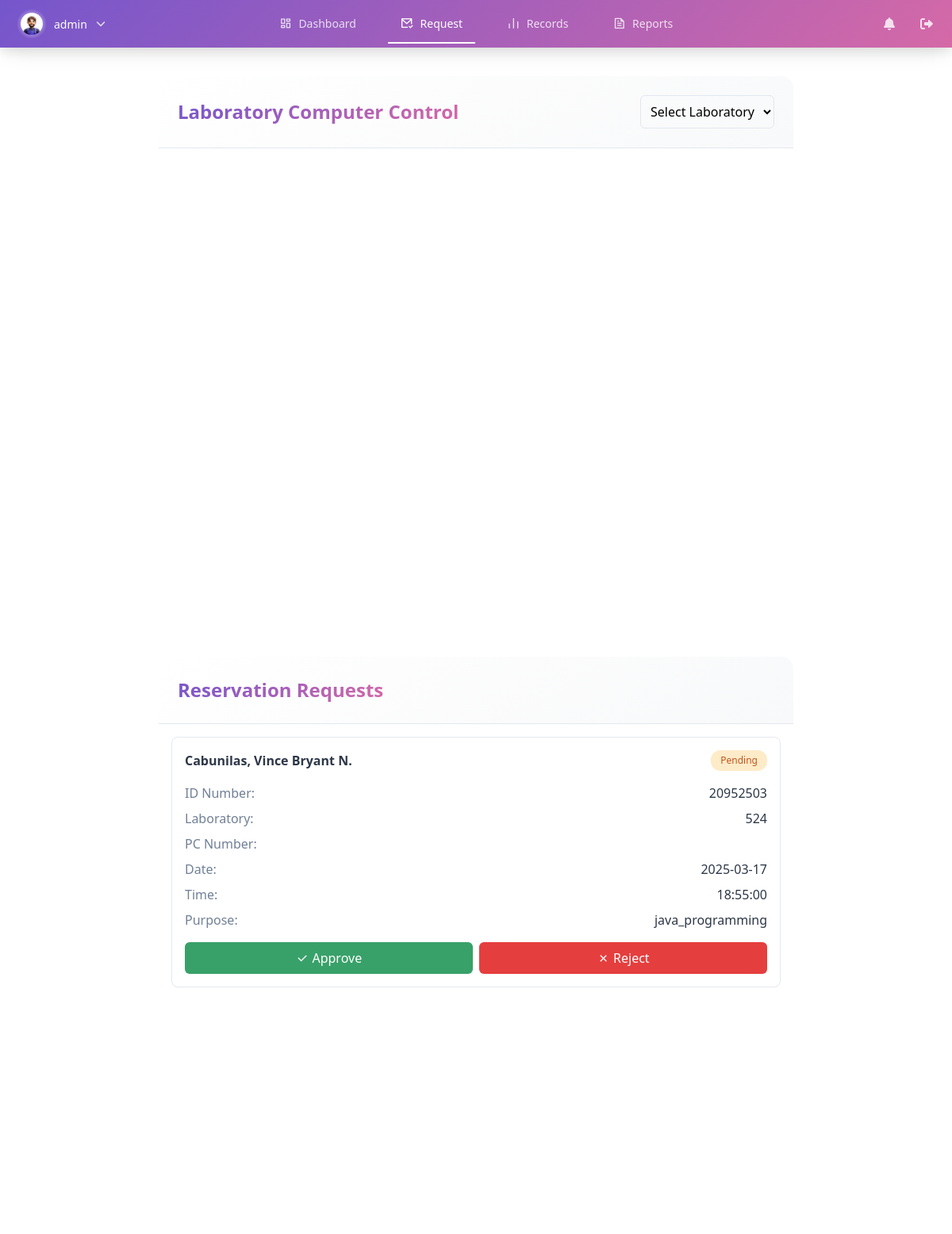
The app's page /view/request.php (signed in), older data.
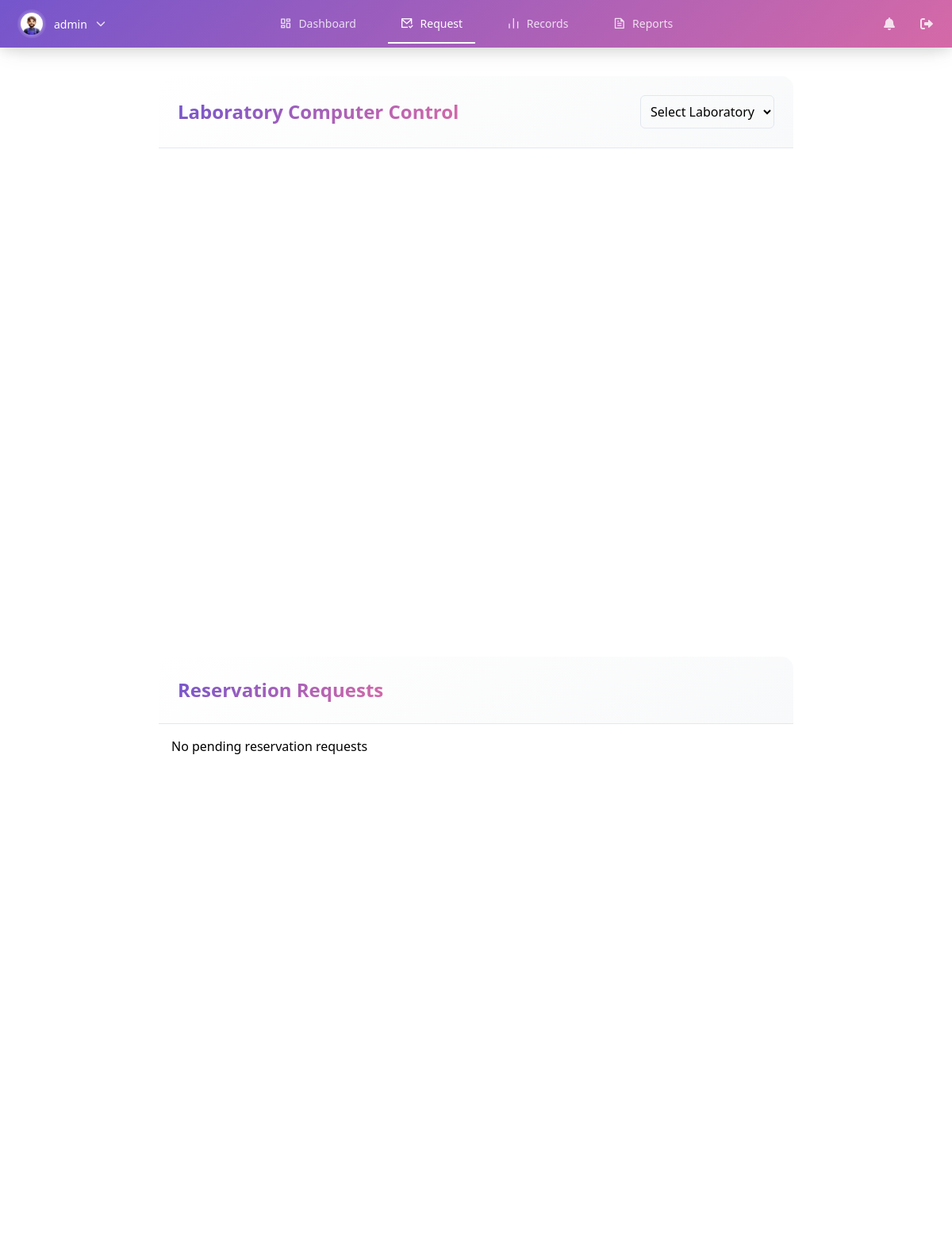
The same page, newer data.
### tables this page shows
CREATE TABLE `reservations` (
  `id` int(11) NOT NULL,
  `idno` varchar(20) NOT NULL,
  `fullname` varchar(100) NOT NULL,
  `purpose` varchar(50) NOT NULL,
  `laboratory` varchar(10) NOT NULL,
  `pc_number` int(11) NOT NULL,
  `time_in` time NOT NULL,
  `time_out` time DEFAULT NULL,
  `date` date NOT NULL,
  `created_at` timestamp NOT NULL DEFAULT current_timestamp(),
  `status` varchar(20) NOT NULL DEFAULT 'pending'
);

### view/request.php (the view, shortened to what the changed rows need)
<?php
require_once '../config/db_connect.php';
$sql = "SELECT * FROM reservations WHERE status = 'pending' ORDER BY created_at DESC";
$result = $conn->query($sql);
$pending_reservations = [];
if ($result) {
    while ($row = $result->fetch_assoc()) {
        $pending_reservations[] = $row;
    }
}
?>
<!DOCTYPE html>
<html lang="en">
<head>
    <link rel="stylesheet" href="../assets/css/styles.css">
    <link rel="stylesheet" href="https://cdnjs.cloudflare.com/ajax/libs/font-awesome/6.0.0/css/all.min.css">
    <link rel="stylesheet" href="https://cdnjs.cloudflare.com/ajax/libs/remixicon/4.6.0/remixicon.css">
    <script src="https://unpkg.com/@tailwindcss/browser@4"></script>
</head>
<body>
    <div class="dashboard-grid">
        <div class="dashboard-column">
            <div class="profile-card">
                <div class="profile-content">
                    <div class="requests-list">
                        <?php if (empty($pending_reservations)): ?>
                            <div class="no-requests">
                                No pending reservation requests
                            </div>
                        <?php else: ?>
                            <?php foreach ($pending_reservations as $reservation): ?>
                                <div class="request-item">
                                    <div class="request-header">
                                        <span class="student-name"><?php echo htmlspecialchars($reservation['fullname']); ?></span>
                                        <span class="request-status pending">Pending</span>
                                    </div>
                                    <div class="request-details">
                                        <div class="detail-row">
                                            <span class="label">ID Number:</span>
                                            <span class="value"><?php echo htmlspecialchars($reservation['idno']); ?></span>
                                        </div>
                                        <div class="detail-row">
                                            <span class="label">Laboratory:</span>
                                            <span class="value"><?php echo htmlspecialchars($reservation['laboratory']); ?></span>
                                        </div>
                                        <div class="detail-row">
                                            <span class="label">PC Number:</span>
                                        </div>
                                        <div class="detail-row">
                                            <span class="label">Date:</span>
                                            <span class="value"><?php echo htmlspecialchars($reservation['date']); ?></span>
                                        </div>
                                        <div class="detail-row">
                                            <span class="label">Time:</span>
                                            <span class="value"><?php echo htmlspecialchars($reservation['time_in']); ?></span>
                                        </div>
                                        <div class="detail-row">
                                            <span class="label">Purpose:</span>
                                            <span class="value"><?php echo htmlspecialchars($reservation['purpose']); ?></span>
                                        </div>
                                    </div>
                                    <div class="request-actions">
                                        <button class="action-btn approve" onclick="processReservation(<?php echo $reservation['id']; ?>, 'approve')">
                                            <i class="ri-check-line"></i> Approve
                                        </button>
                                        <button class="action-btn reject" onclick="processReservation(<?php echo $reservation['id']; ?>, 'reject')">
                                            <i class="ri-close-line"></i> Reject
                                        </button>
                                    </div>
                                </div>
                            <?php endforeach; ?>
                        <?php endif; ?>
                    </div>
                </div>
            </div>
        </div>
    </div>
</body>
</html>

Row changes from the older to the newer data that the page shows:
no longer on this page (row edited): reservations: fullname "Cabunilas, Vince Bryant N.", idno "20952503", laboratory "524", date "2025-03-17", time_in "18:55:00", purpose "java_programming"
Text that changed along with them:
text now shown: "No pending reservation requests"
